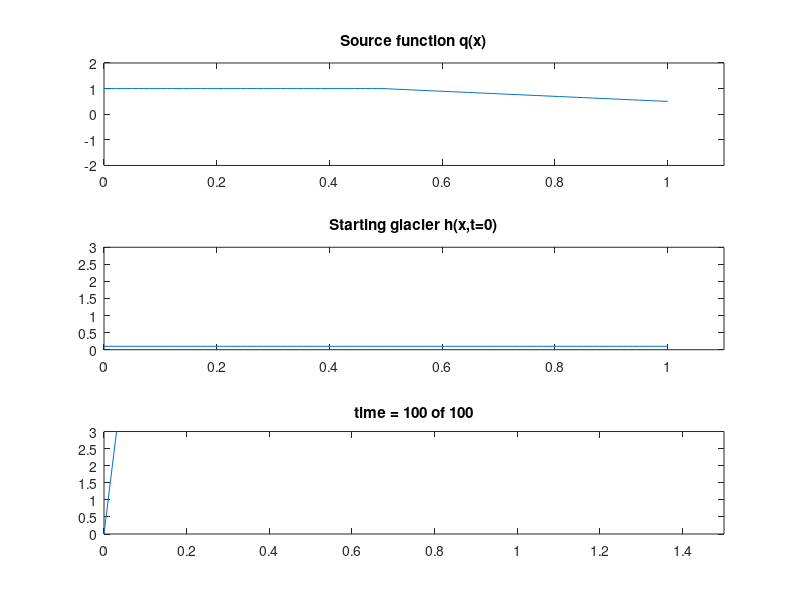

The MATLAB script that drew this image:
%%% ANDERS HJORT
%%% Attempt on solving h_t + lambda*(d/dx)h^(m+2) = q(x) via upwind scheme

function mtx = upwind()
%% SETTINGS
N = 100; % Number of points in grid
x_start = 0;
x_end = 1;
x_grid = linspace(x_start, x_end, N);
dx = (x_end-x_start)/N;

M = 100; % Number of time steps
t_start = 0;
dt = 0.1;

lambda = 1; %according to Hedda, need to check this


%% Initialize glacier and source q(x)
qq = zeros(1,N);

q0 = 1;
slope = -1;
b = q0-slope*(x_end/2); %calculate intersetc s.t. y(x) = slope*x+b = q0 at xs
q = @(x) b+slope*x;
for i=1:N
    x = x_start+dx*i;
     if(x < x_end/2)
            qq(1,i) = q0;
        elseif x > x_end
            qq(1,i) = 0;
        else
            qq(1,i) = q(x);
     end
end


h = zeros(M,N);
h0 = @(x) min(0.1, 10-0.1*x)
h(1,1:N) = feval(h0,x_grid); 

for j=1:(M-1) %time
    for i=2:N %space
        x = x_start+dx*i;
        h(j+1,i) = h(j,i) + qq(i)*dt+lambda*(dx/dt)*(h(j,i-1)-h(j,i));
    end
end

%% PLOTTING

subplot(3,1,1)
plot(x_grid, qq)
title('Source function q(x)')
axis([x_start x_end*1.1 -2 2]);

subplot(3,1,2)
plot(x_grid, h(1,1:N))
title('Starting glacier h(x,t=0)')
axis([x_start x_end*1.1 0 3]);

for i=1:M
    subplot(3,1,3)
    plot(x_grid, h(i,1:N));
    axis([x_start x_end*1.5 0 3]);
    title(['time = ', num2str(i), ' of ', num2str(M)]) 
    pause(0.2);
end

mtx = h;
end 

